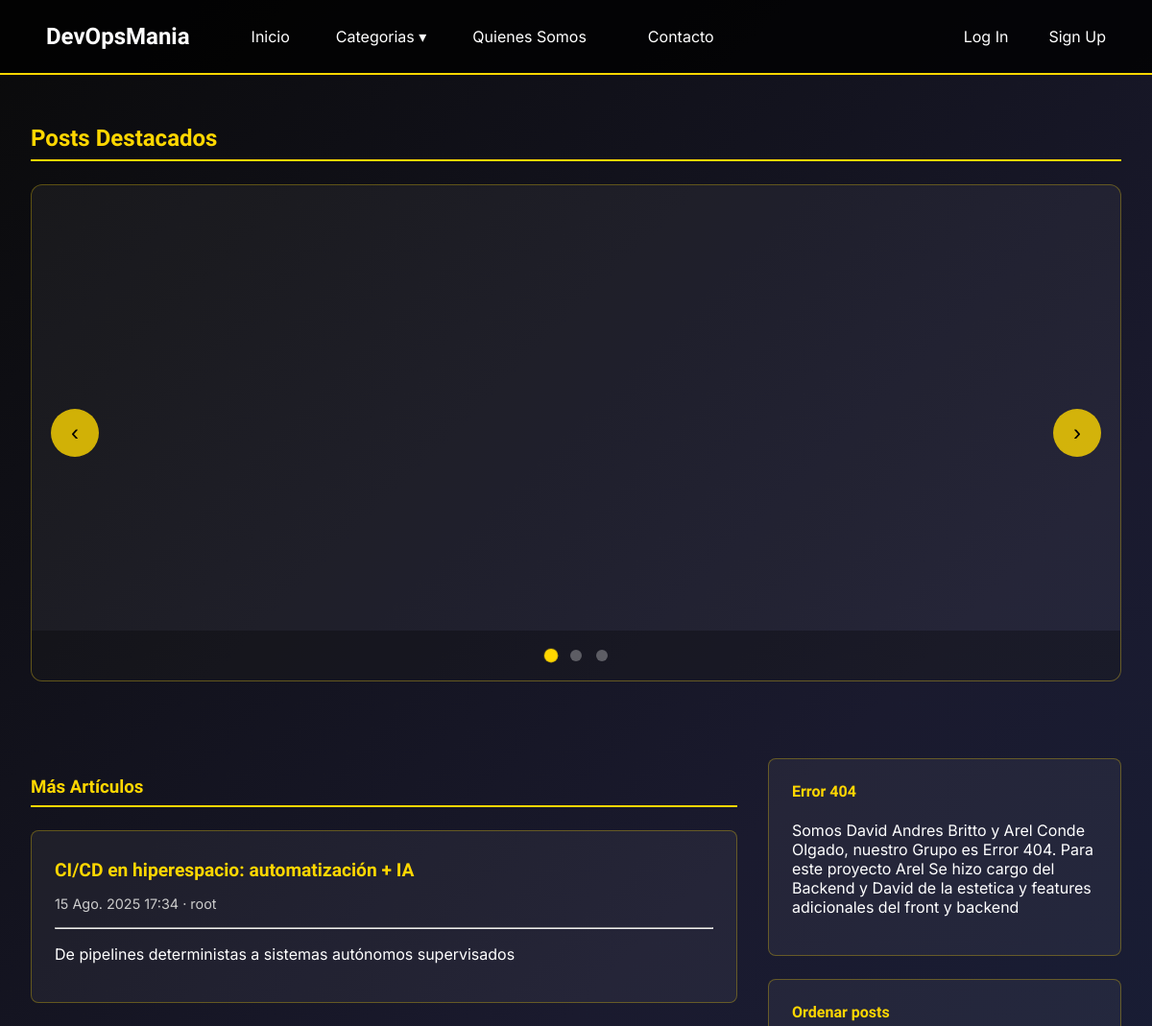
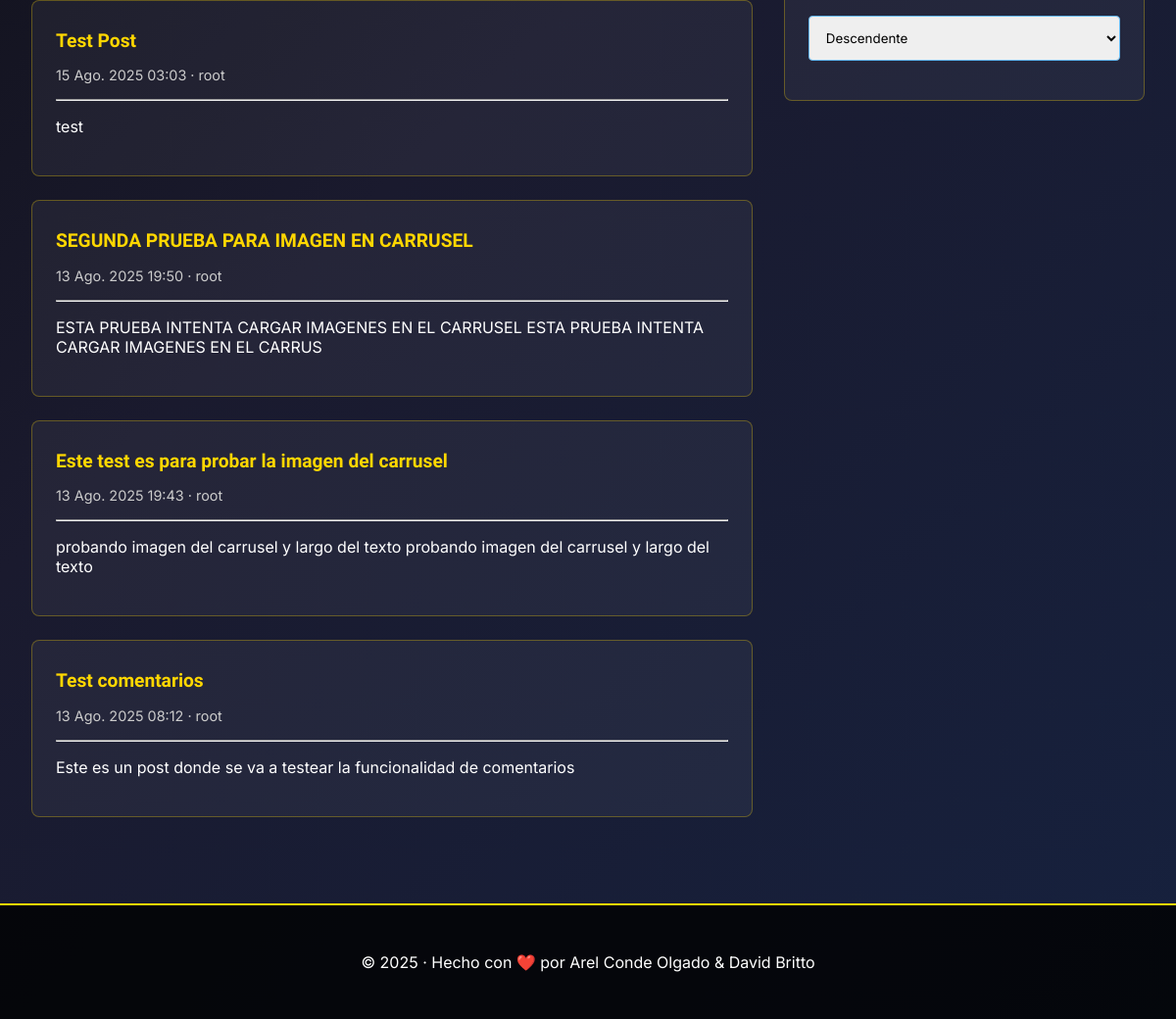
The page / on the database its author committed (2 pictures, top to bottom).
### apps/posts/models.py (models this page shows, shortened)
class Post(models.Model):
    titulo = models.CharField(max_length=50, null=False)
    subtitulo = models.CharField(max_length=100, null=True, blank=True)
    fecha = models.DateTimeField(auto_now_add=True)
    texto = RichTextUploadingField()
    imagen = models.ImageField(upload_to='posts/', null=True, blank=True)
    categoria = models.ForeignKey(Categoria, on_delete=models.SET_NULL, null=True, default='Sin categoria')
    autor = models.ForeignKey(settings.AUTH_USER_MODEL, on_delete=models.SET_NULL, null=True)
    destacado = models.BooleanField(default=False)
    publicado = models.DateTimeField(default=timezone.now)
    likes = models.ManyToManyField(Usuario, related_name='blog_post')
    class Meta:
        ordering = ('-publicado',)

### apps/usuario/models.py (models this page shows)
class Usuario(AbstractUser):
    def es_colaborador(self):
        return self.groups.filter(name="Colaborador").exists()
    def __str__(self):
        return f'{self.last_name}, {self.first_name}'

### apps/posts/views.py (the view)
# urls.py: path('', index, name='index'),
def index(request):
    posts = Post.objects.all()
    categorias = Categoria.objects.all()
    destacado = Post.objects.filter(destacado=True)[:3]
    orden = request.GET.get('orden', 'desc')
    if orden == 'asc':
        posts = Post.objects.all().order_by('publicado')
    elif orden == 'desc':
        posts = Post.objects.all().order_by('-publicado')
    elif orden == 'az':
        posts = Post.objects.all().order_by('titulo')
    else:
        posts = Post.objects.all().order_by('-titulo')
    context = {
        'posts': posts,
        'categorias': categorias,
        'destacado': destacado,
        'orden': orden
    }
    return render (request, 'index.html', context=context)

### apps/posts/context_processors.py (called while the page is built)
def procesar_categorias(request):
    categorias = Categoria.objects.all()
    return {
        'categorias': categorias
    }

def urlcategorias(request):
    urlsplit = request.path.split('/')
    return {
        'urlcategorias' : urlsplit
    }

### apps/posts/templates/index.html (shortened to what this page needs)
{% extends 'base.html' %}
{% block content %}
<div class="home-page">
    {% include "destacado.html" %}
    <div class="main-content">
        <section class="articles">
            <h3 class="section-title">Más Artículos</h3>
            {% for post in posts %}
                <article class="blog-post">
                    <h2 class="blog-post-title">
                        <a href="{% url 'post_detail' post.id %}" class="post-link">
                            {{ post.titulo }}
                        </a>
                    </h2>
                    <p class="blog-post-meta">{{ post.publicado }} · {{ post.autor.username }}</p>
                    <hr>
                    <p>{{ post.subtitulo }}</p>
                </article>
            {% endfor %}
        </section>
        <aside class="sidebar">
            <div class="sidebar-box">
                <h4>Error 404</h4>
                <p>Somos David Andres Britto y Arel Conde Olgado, nuestro Grupo es Error 404. Para este proyecto Arel Se hizo cargo del Backend y David de la estetica y features adicionales del front y backend </p>
            </div>
            <div class="sidebar-box">
                <h4>Ordenar posts</h4>
                <form method="get">
                    <select name="orden" id="orden" onchange="this.form.submit()" class="form-select form-select-sm" aria-label="Small select example">
                        <option value="desc" {% if orden == "desc" %}selected{% endif %}>Descendente</option>
                    </select>
                </form>
            </div>
        </aside>
    </div>
</div>
{% endblock %}

### apps/posts/templates/destacado.html (shortened to what this page needs)
<div class="featured-section">
    <h2 class="section-title">Posts Destacados</h2>
    <div class="carousel-container">
        <div class="carousel" id="featuredCarousel">
        </div>
        <button class="carousel-btn prev" onclick="prevSlide()">‹</button>
        <button class="carousel-btn next" onclick="nextSlide()">›</button>
        <div class="carousel-indicators">
            {% for post in destacado %}
                <span class="indicator {% if forloop.first %}active{% endif %}" onclick="currentSlide({{ forloop.counter }})"></span>
            {% endfor %}
        </div>
    </div>
</div>

### static/css/style.css (style rules this page uses)
body { margin: 0; padding: 0; font-family: 'Inter', sans-serif; background: #0a0a0a; color: #fff; }
.home-page { display: flex; flex-direction: column; gap: 2rem; }
.main-content { display: grid; grid-template-columns: 2fr 1fr; gap: 2rem; }
.section-title { color: #ffd700; border-bottom: 2px solid #ffd700; padding-bottom: 0.5rem; margin-bottom: 1.5rem; font-family: 'Orbitron', sans-serif; }
.blog-post { background: rgba(255, 255, 255, 0.05); padding: 1.5rem; border-radius: 8px; margin-bottom: 1.5rem; border: 1px solid rgba(255, 215, 0, 0.3); }
.blog-post-title { margin: 0 0 0.5rem 0; }
.post-link { color: #ffd700; text-decoration: none; font-size: 1.2rem; font-family: 'Orbitron', sans-serif; font-weight: 600; }
.blog-post-meta { color: #ccc; font-size: 0.9rem; margin-bottom: 1rem; }
.sidebar { display: flex; flex-direction: column; gap: 1.5rem; }
.sidebar-box { background: rgba(255, 255, 255, 0.05); padding: 1.5rem; border-radius: 8px; border: 1px solid rgba(255, 215, 0, 0.3); }
.sidebar-box h4 { color: #ffd700; margin-top: 0; font-family: 'Orbitron', sans-serif; }
.featured-section { margin-bottom: 3rem; }
.carousel-container { position: relative; max-width: 100%; margin: 0 auto; overflow: hidden; border-radius: 12px; background: rgba(255, 255, 255, 0.05); border: 1px solid rgba(255, 215, 0, 0.3); }
.carousel { display: flex; transition: transform 0.5s ease; }
.carousel-btn { position: absolute; top: 50%; transform: translateY(-50%); background: rgba(255, 215, 0, 0.8); color: #000; border: none; width: 50px; height: 50px; border-radius: 50%; font-size: 1.5rem; cursor: pointer; transition: all 0.3s; z-index: 10; }
.carousel-btn.prev { left: 20px; }
.carousel-btn.next { right: 20px; }
.carousel-indicators { text-align: center; padding: 1rem; background: rgba(0, 0, 0, 0.3); }
.indicator { display: inline-block; width: 12px; height: 12px; border-radius: 50%; background: rgba(255, 255, 255, 0.3); margin: 0 5px; cursor: pointer; transition: all 0.3s; }
.indicator.active { background: #ffd700; transform: scale(1.2); }
form input[type="text"], form textarea, form select { width: 100%; padding: 0.8rem; margin-bottom: 1rem; border: 1px solid #64b9f1; border-radius: 4px; font-family: inherit; }

### rows shown on the page
Post: titulo "CI/CD en hiperespacio: automatización + IA", publicado "15 Ago. 2025 17:34", autor.username "root", subtitulo "De pipelines deterministas a sistemas autónomos supervisados"
Post: titulo "SEGUNDA PRUEBA PARA IMAGEN EN CARRUSEL", publicado "13 Ago. 2025 19:50", autor.username "root", subtitulo "ESTA PRUEBA INTENTA CARGAR IMAGENES EN EL CARRUSEL ESTA PRUEBA INTENTA CARGAR IMAGENES EN EL CARRUS"
Post: titulo "Este test es para probar la imagen del carrusel", publicado "13 Ago. 2025 19:43", autor.username "root", subtitulo "probando imagen del carrusel y largo del texto probando imagen del carrusel y largo del texto"
Post: titulo "Test Post", publicado "15 Ago. 2025 03:03", autor.username "root", subtitulo "test"
Post: titulo "Test comentarios", publicado "13 Ago. 2025 08:12", autor.username "root", subtitulo "Este es un post donde se va a testear la funcionalidad de comentarios"
